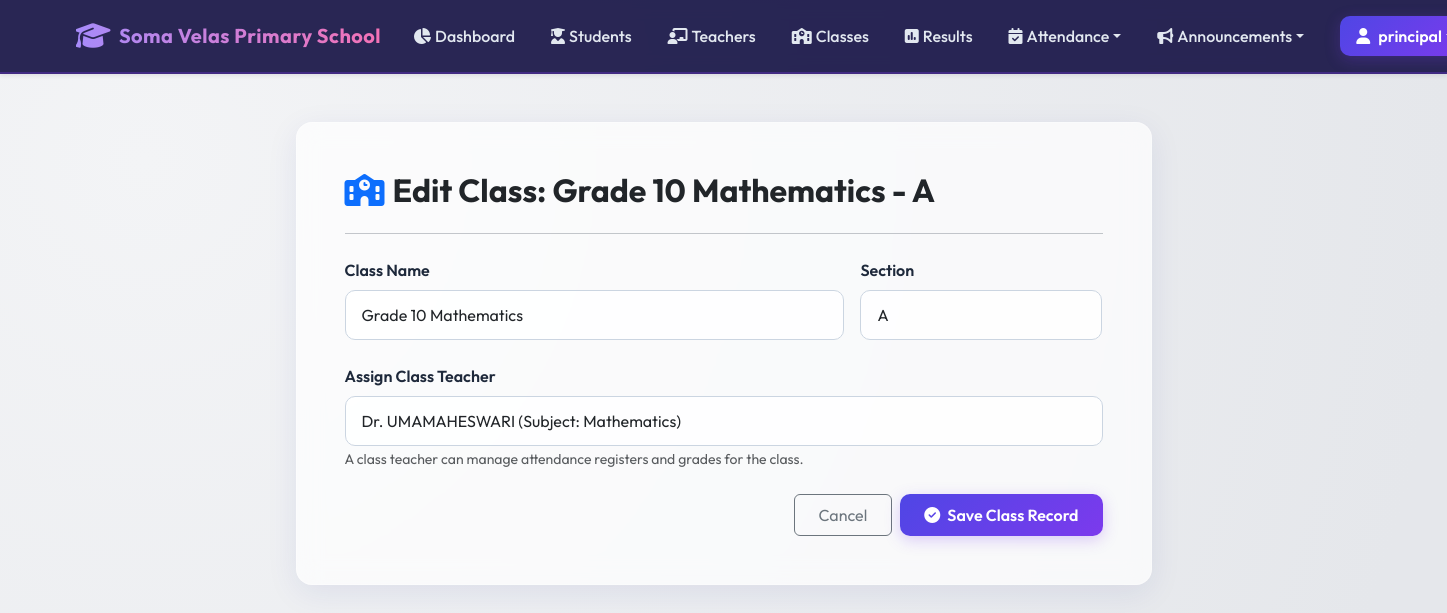
Page /academic/classes/edit/1 (signed in) on the committed database.
### models.py (models this page shows, shortened)
class User(db.Model):
    __tablename__ = 'users'
    id = db.Column(db.Integer, primary_key=True)
    username = db.Column(db.String(100), unique=True, nullable=False)
    password_hash = db.Column(db.String(255), nullable=False)
    role_id = db.Column(db.Integer, db.ForeignKey('roles.id'), nullable=False)
    is_active = db.Column(db.Boolean, default=True, nullable=False)
    created_at = db.Column(db.DateTime, default=datetime.utcnow)
    teacher_profile = db.relationship('Teacher', backref='user', uselist=False, cascade="all, delete-orphan")
    student_profile = db.relationship('Student', backref='user', uselist=False, cascade="all, delete-orphan")
    def has_permission(self, perm_name):
        return any(p.name == perm_name for p in self.role.permissions)

class Class(db.Model):
    __tablename__ = 'classes'
    id = db.Column(db.Integer, primary_key=True)
    class_name = db.Column(db.String(100), nullable=False)
    section = db.Column(db.String(20), nullable=False)
    teacher_id = db.Column(db.Integer, db.ForeignKey('teachers.id', ondelete='SET NULL'), nullable=True)
    students = db.relationship('Student', backref='class_', lazy=True)
    announcements = db.relationship('Announcement', backref='class_', cascade="all, delete-orphan", lazy=True)
    attendance_records = db.relationship('Attendance', backref='class_', cascade="all, delete-orphan", lazy=True)

class Teacher(db.Model):
    __tablename__ = 'teachers'
    id = db.Column(db.Integer, primary_key=True)
    user_id = db.Column(db.Integer, db.ForeignKey('users.id', ondelete='CASCADE'), unique=True, nullable=False)
    name = db.Column(db.String(100), nullable=False)
    subject = db.Column(db.String(100), nullable=False)
    phone = db.Column(db.String(20), nullable=False)
    classes = db.relationship('Class', backref='teacher', lazy=True)

### blueprints/academic.py (the view, shortened to what this page needs)
@academic_bp.route('/classes/edit/<int:id>', methods=['GET', 'POST'])
@login_required
@role_required('Principal')
def class_edit(id):
    cls = Class.query.get_or_404(id)
    teachers = Teacher.query.all()
    return render_template('academic/class_form.html', cls=cls, teachers=teachers, title="Edit Class")

### templates/academic/class_form.html (shortened to what this page needs)
{% extends "base.html" %}
{% block content %}
<div class="row justify-content-center">
    <div class="col-md-8">
        <div class="glass-panel p-5">
            <h2 class="fw-bold mb-4 text-dark">
                {% if cls %}
                    <i class="fa-solid fa-school me-2 text-primary"></i>Edit Class: {{ cls.class_name }} - {{ cls.section }}
                {% else %}
                    <i class="fa-solid fa-plus me-2 text-primary"></i>Add New Class
                {% endif %}
            </h2>
            <hr class="mb-4">
            <form method="POST">
                <div class="row g-3 mb-4">
                    <div class="col-md-8">
                        <label class="form-label fw-semibold" for="class_name">Class Name</label>
                        <input type="text" id="class_name" name="class_name" class="form-control form-control-premium"
                               value="{{ cls.class_name if cls else '' }}" placeholder="e.g. Grade 10 Mathematics" required>
                    </div>
                    <div class="col-md-4">
                        <label class="form-label fw-semibold" for="section">Section</label>
                        <input type="text" id="section" name="section" class="form-control form-control-premium"
                               value="{{ cls.section if cls else '' }}" placeholder="e.g. A, B, C" required>
                    </div>
                </div>
                <div class="mb-4">
                    <label class="form-label fw-semibold" for="teacher_id">Assign Class Teacher</label>
                    <select id="teacher_id" name="teacher_id" class="form-select form-control-premium">
                        {% for teacher in teachers %}
                            <option value="{{ teacher.id }}" {% if cls and cls.teacher_id == teacher.id %}selected{% endif %}>
                                {{ teacher.name }} (Subject: {{ teacher.subject }})
                            </option>
                        {% endfor %}
                    </select>
                    <small class="text-muted">A class teacher can manage attendance registers and grades for the class.</small>
                </div>
                <div class="d-flex justify-content-end gap-2 mt-4">
                    <a href="{{ url_for('academic.classes_list') }}" class="btn btn-outline-secondary px-4 py-2">Cancel</a>
                    <button type="submit" class="btn btn-premium px-4 py-2">
                        <i class="fa-solid fa-circle-check me-1"></i> Save Class Record
                    </button>
                </div>
            </form>
        </div>
    </div>
</div>
{% endblock %}

### templates/base.html (shortened to what this page needs)
<!DOCTYPE html>
<html lang="en">
<head>
    <link href="https://cdn.jsdelivr.net/npm/bootstrap@5.3.0/dist/css/bootstrap.min.css" rel="stylesheet">
    <link href="https://cdnjs.cloudflare.com/ajax/libs/font-awesome/6.4.0/css/all.min.css" rel="stylesheet">
    <link href="{{ url_for('static', filename='css/portal.css') }}" rel="stylesheet">
</head>
<body>
    <nav class="navbar navbar-expand-lg navbar-dark navbar-premium py-3 mb-4 shadow-sm">
        <div class="container">
            <a class="navbar-brand d-flex align-items-center" href="{{ url_for('root') }}">
                <i class="fa-solid fa-graduation-cap me-2 fs-3"></i>
                <span>Soma Velas Primary School</span>
            </a>
            <div class="collapse navbar-collapse" id="navbarNav">
                <ul class="navbar-nav ms-auto align-items-center gap-1">
                    {% if current_user %}
                        <li class="nav-item">
                            <a class="nav-link nav-link-premium d-flex align-items-center" href="{{ url_for('home') }}">
                                <i class="fa-solid fa-chart-pie me-1"></i> Dashboard
                            </a>
                        </li>
                        {% if current_user.role.name in ['Principal', 'Teacher', 'Student Representative'] %}
                            <li class="nav-item">
                                <a class="nav-link nav-link-premium d-flex align-items-center" href="{{ url_for('academic.students_list') }}">
                                    <i class="fa-solid fa-user-graduate me-1"></i> Students
                                </a>
                            </li>
                        {% endif %}
                        {% if current_user.role.name in ['Principal', 'Teacher'] %}
                            <li class="nav-item">
                                <a class="nav-link nav-link-premium d-flex align-items-center" href="{{ url_for('academic.teachers_list') }}">
                                    <i class="fa-solid fa-chalkboard-user me-1"></i> Teachers
                                </a>
                            </li>
                        {% endif %}
                        <li class="nav-item">
                            <a class="nav-link nav-link-premium d-flex align-items-center" href="{{ url_for('academic.classes_list') }}">
                                <i class="fa-solid fa-school me-1"></i> Classes
                            </a>
                        </li>
                        <li class="nav-item">
                            <a class="nav-link nav-link-premium d-flex align-items-center" href="{{ url_for('academic.results_list') }}">
                                <i class="fa-solid fa-square-poll-vertical me-1"></i> Results
                            </a>
                        </li>
                        <li class="nav-item dropdown">
                            <a class="nav-link nav-link-premium dropdown-toggle d-flex align-items-center" href="#" id="navbarDropdown" role="button" data-bs-toggle="dropdown" aria-expanded="false">
                                <i class="fa-solid fa-calendar-check me-1"></i> Attendance
                            </a>
                        </li>
                        <li class="nav-item dropdown">
                            <a class="nav-link nav-link-premium dropdown-toggle d-flex align-items-center" href="#" id="navbarAnnouncementsDropdown" role="button" data-bs-toggle="dropdown" aria-expanded="false">
                                <i class="fa-solid fa-bullhorn me-1"></i> Announcements
                            </a>
                        </li>
                        <li class="nav-item ms-lg-3">
                            <div class="dropdown">
                                <a class="btn btn-premium px-3 py-2 d-flex align-items-center dropdown-toggle" href="#" role="button" id="userMenuLink" data-bs-toggle="dropdown" aria-expanded="false">
                                    <i class="fa-solid fa-user me-2"></i> {{ current_user.username }}
                                </a>
                            </div>
                        </li>
                    {% else %}
                        <li class="nav-item">
                            <a class="btn btn-premium px-4" href="{{ url_for('auth.login') }}">
                                <i class="fa-solid fa-right-to-bracket me-2"></i> Login
                            </a>
                        </li>
                    {% endif %}
                </ul>
            </div>
        </div>
    </nav>
    <div class="container my-5">
        <div class="row justify-content-center">
            <div class="col-12">
                {% block content %}{% endblock %}
            </div>
        </div>
    </div>
</body>
</html>

### static/css/portal.css (style rules this page uses)
:root { --primary-gradient: linear-gradient(135deg, #4f46e5 0%, #7c3aed 100%); --glass-bg: rgba(255, 255, 255, 0.7); --glass-border: rgba(255, 255, 255, 0.3); --dark-primary: #1e1b4b; --dark-secondary: #312e81; --accent: #f43f5e; --success: #10b981; --warning: #f59e0b; --info: #06b6d4; --text-main: #1e293b; --text-muted: #64748b; --bg-main: #f8fafc; }
body { font-family: 'Outfit', sans-serif; background: radial-gradient(circle at 10% 20%, rgba(243, 244, 246, 1) 0%, rgba(229, 231, 235, 1) 90%); min-height: 100vh; color: var(--text-main); overflow-x: hidden; }
.glass-panel { background: var(--glass-bg); backdrop-filter: blur(12px); -webkit-backdrop-filter: blur(12px); border: 1px solid var(--glass-border); border-radius: 16px; box-shadow: 0 8px 32px 0 rgba(31, 38, 135, 0.08); transition: all 0.3s cubic-bezier(0.4, 0, 0.2, 1); }
.navbar-premium { background: rgba(30, 27, 75, 0.95) !important; backdrop-filter: blur(8px); border-bottom: 2px solid rgba(124, 58, 237, 0.3); }
.navbar-brand { font-weight: 700; letter-spacing: 0.5px; background: linear-gradient(to right, #a78bfa, #f472b6); -webkit-background-clip: text; -webkit-text-fill-color: transparent; }
.nav-link-premium { color: #e2e8f0 !important; font-weight: 500; padding: 0.5rem 1rem !important; border-radius: 8px; transition: all 0.2s ease; }
.btn-premium { background: var(--primary-gradient); color: white !important; border: none; font-weight: 600; border-radius: 10px; padding: 0.6rem 1.5rem; box-shadow: 0 4px 15px rgba(124, 58, 237, 0.25); transition: all 0.2s ease; }
.form-control-premium { border-radius: 10px; border: 1px solid #cbd5e1; padding: 0.75rem 1rem; background: rgba(255, 255, 255, 0.8); transition: all 0.2s ease; }

### rows in the picture
User: username "principal"
Class: class_name "Grade 10 Mathematics", section "A", teacher_id "Dr. UMAMAHESWARI (Subject: Mathematics)"
